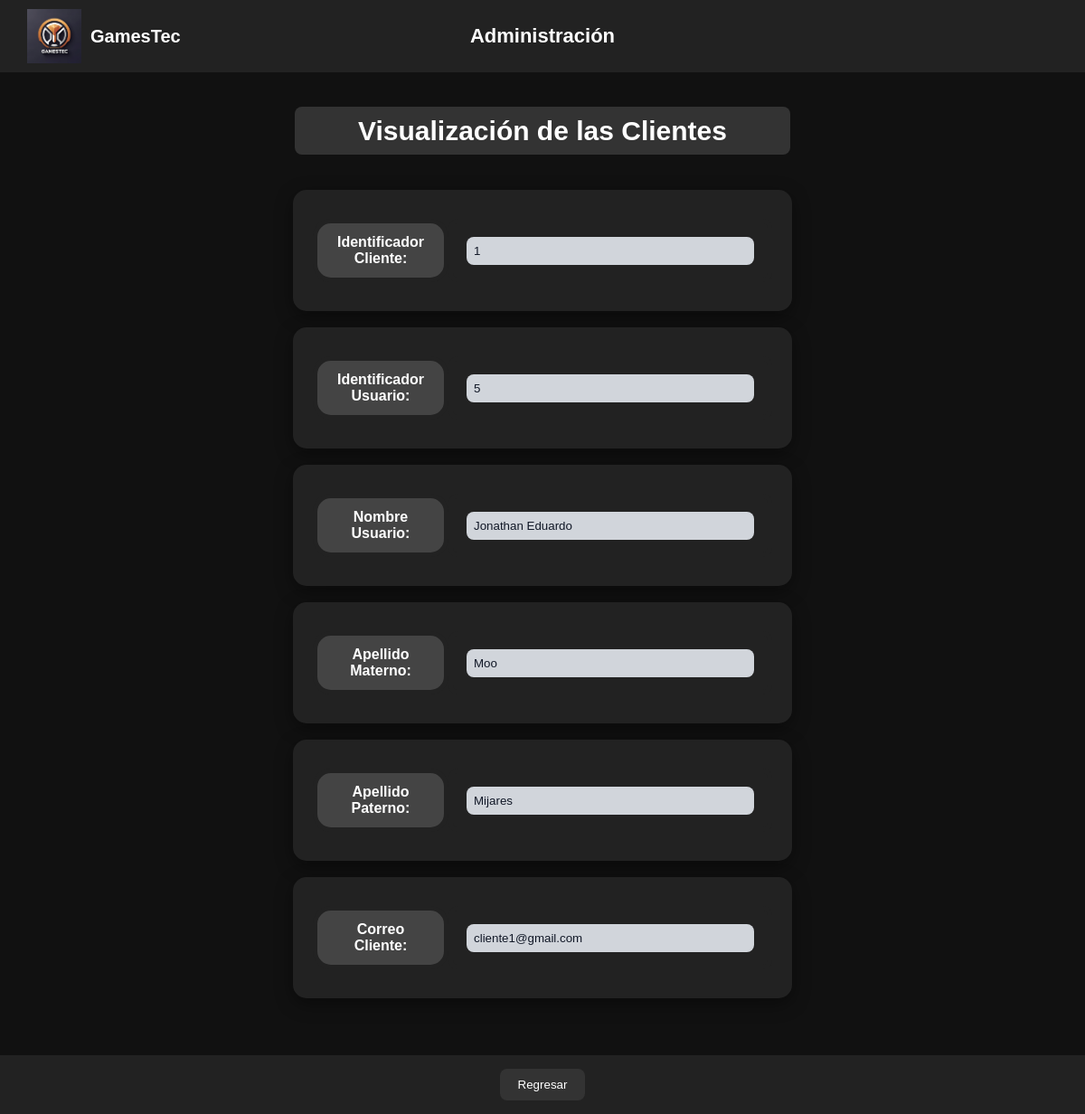
Page /Fuentes/GamesTecShop/Dueño/Clientes/Vistas/visualizar.php?idcliente=1 on the committed database.
### tables this page shows
CREATE TABLE `clientes` (
  `idCliente` int(11) NOT NULL,
  `idUsuario` int(11) NOT NULL,
  `nombreUsuario` varchar(30) NOT NULL,
  `primerApellidoUsuario` varchar(20) NOT NULL,
  `segundoApellidoUsuario` varchar(20) DEFAULT NULL
);

CREATE TABLE `usuarios` (
  `idUsuario` int(11) NOT NULL,
  `correoUsuario` varchar(100) NOT NULL,
  `contrasenaUsuario` varchar(255) DEFAULT NULL,
  `idTipoUsuario` int(11) NOT NULL DEFAULT 1
);

### Fuentes/GamesTecShop/Dueño/Clientes/Modelos/crudClientes.php (called while the page is built, shortened)
<?php
require_once('../Modelos/Clientes.php');
class crudClientes {
    public function obtenerCliente($idCliente){
        $db = Db::conectar();
        $select = $db->prepare('
            SELECT c.*, u.correoUsuario
            FROM Clientes c
            JOIN Usuarios u ON c.idUsuario = u.idUsuario
            WHERE c.idCliente = :idCliente
        ');
        $select->bindValue(':idCliente', $idCliente);
        $select->execute();
        $cliente = $select->fetch();
        $myCliente = new Clientes();
        $myCliente->setIdCliente($cliente['idCliente']);
        $myCliente->setIdUsuario($cliente['idUsuario']);
        $myCliente->setNombreUsuario($cliente['nombreUsuario']);
        $myCliente->setPrimerApellidoUsuario($cliente['primerApellidoUsuario']);
        $myCliente->setSegundoApellidoUsuario($cliente['segundoApellidoUsuario']);
        $myCliente->setCorreoUsuario($cliente['correoUsuario']);
        return $myCliente;
    }
}
?>

### Fuentes/GamesTecShop/Dueño/Clientes/Modelos/Clientes.php (called while the page is built)
<?php
class Clientes {
    private $idCliente;
    private $idUsuario;
    private $nombreUsuario;
    private $primerApellidoUsuario;
    private $segundoApellidoUsuario;
    private $correoUsuario;
    public function getIdCliente() {
        return $this->idCliente;
    }
    public function setIdCliente($idCliente) {
        $this->idCliente = $idCliente;
    }
    public function getIdUsuario() {
        return $this->idUsuario;
    }
    public function setIdUsuario($idUsuario) {
        $this->idUsuario = $idUsuario;
    }
    public function getNombreUsuario() {
        return $this->nombreUsuario;
    }
    public function setNombreUsuario($nombreUsuario) {
        $this->nombreUsuario = $nombreUsuario;
    }
    public function getPrimerApellidoUsuario() {
        return $this->primerApellidoUsuario;
    }
    public function setPrimerApellidoUsuario($primerApellidoUsuario) {
        $this->primerApellidoUsuario = $primerApellidoUsuario;
    }
    public function getSegundoApellidoUsuario() {
        return $this->segundoApellidoUsuario;
    }
    public function setSegundoApellidoUsuario($segundoApellidoUsuario) {
        $this->segundoApellidoUsuario = $segundoApellidoUsuario;
    }
    public function getCorreoUsuario() {
        return $this->correoUsuario;
    }
    public function setCorreoUsuario($correoUsuario) {
        $this->correoUsuario = $correoUsuario;
    }
}

### Fuentes/GamesTecShop/Dueño/Clientes/Vistas/visualizar.php (the view, shortened to what this page needs)
<?php
	require_once('../Modelos/crudClientes.php');
	require_once('../Modelos/Clientes.php');
	$crud= new crudClientes();
	$cliente=$crud->obtenerCliente($_GET['idcliente']);
?>
<!DOCTYPE html>
<html lang="es">
<head>
    <link rel="stylesheet" href="../../styleAdmin.css">
</head>
<header>
        <div class="header-grid">
            <div class="logo-container">
                <img src="../../../img/GamesTecLogo.png" alt="GamesTec Logo">
                <h1>GamesTec</h1>
            </div>
            <div class="admin">
                <h2>Administración</h2>
            </div>
        </div>
</header>
<body>
<main class="scroll">
		<div class="subtitulo">
			<strong align="center">Visualización de las Clientes</strong><br>
		</div>
            <form action='../Controladores/admin_cliente.php' method='post'>
        <div class="formulario">
			<table class="tablaFormulario">
				<tr>
					<td class="cambiocolor">Identificador Cliente:</td>
					<td><input class="noeditar" type='text' name='idcliente' value='<?php echo $cliente->getIdCliente()?>'readonly></td>
				</tr>
			</table>
<br>
			<table class="tablaFormulario">
				<tr>
					<td class="cambiocolor">Identificador Usuario:</td>
					<td><input class="noeditar" type='text' name='idusuario' value='<?php echo $cliente->getIdUsuario()?>'readonly></td>
				</tr>
			</table>
<br>
			<table class="tablaFormulario">
				<tr>
					<td class="cambiocolor">Nombre Usuario:</td>
					<td><input class="noeditar" type='text' name='nombreusuario' value='<?php echo $cliente->getNombreUsuario()?>'readonly></td>
				</tr>
			</table>
<br>
			<table class="tablaFormulario">
				<tr>
					<td class="cambiocolor">Apellido Materno:</td>
					<td><input class="noeditar" type='text' name='primerapellidousuario' value='<?php echo $cliente->getPrimerApellidoUsuario()?>'readonly></td>
				</tr>
			</table>
<br>
			<table class="tablaFormulario">
				<tr>
					<td class="cambiocolor">Apellido Paterno:</td>
					<td><input class="noeditar" type='text' name='segundoapellidousuario' value='<?php echo $cliente->getSegundoApellidoUsuario()?>'readonly></td>
				</tr>
			</table>
<br>
			<table class="tablaFormulario">
				<tr>
					<td class="cambiocolor">Correo Cliente:</td>
					<td><input class="noeditar" type='text' name='correousuario' value='<?php echo $cliente->getCorreoUsuario()?>'readonly></td>
				</tr>
		</div>
	</main>
    <footer class="responsivo">
        <div class="botones-inferiores">
			<a href="mostrar.php">
				<button type="button">Regresar</button>
			</a>
        </div>
	</footer>
</body>
</html>

### Fuentes/GamesTecShop/Dueño/styleAdmin.css (style rules this page uses)
* { margin: 0; padding: 0; box-sizing: border-box; }
body { font-family: Arial, sans-serif; background: #111; color: #fff; }
.header-grid { display: grid; grid-template-columns: 1fr 1fr 1fr; align-items: center; padding: 10px 30px; background: #222; color: white; }
.logo-container { display: flex; align-items: center; gap: 10px; }
.logo-container img { width: 60px; }
.logo-container h1 { font-size: 20px; color: white; }
.admin { grid-column: 2 / 3; text-align: center; }
.admin h2 { margin: 0; font-size: 22px; color: white; }
html, body { height: 100%; display: flex; flex-direction: column; }
main { flex: 1; position: relative; height: 500px; overflow: hidden; }
footer { background: #222; padding: 20px; text-align: center; }
.subtitulo { text-align: center; margin-bottom: 3em; }
.subtitulo strong { padding: 10px 70px; margin: 5px; background-color: #333; color: white; border-radius: 8px; font-size: 30px; }
main.scroll { flex: 1; position: relative; overflow: visible; height: 500px; padding: 3em; }
table { width: 100%; border-collapse: separate; border-spacing: 0 10px; background-color: #222; border-radius: 20px; color: #000; padding: 10px; font-size: 11px; padding: 2em; margin-bottom: 10em; }
tbody tr { background-color: #fff; border-radius: 20px; overflow: hidden; }
tbody td { text-align: center; padding: 10px; border: 5px solid #222; border-radius: 10px; }
.botones-inferiores { text-align: center; }
.botones-inferiores button { padding: 10px 20px; margin: 5px 40px; border: none; background-color: #333; color: white; border-radius: 8px; cursor: pointer; }
footer.responsivo { background: #222; text-align: center; display: flex; justify-content: center; align-items: center; padding: 10px 0; position: fixed; bottom: 0; left: 0; width: 100%; z-index: 100; }
.formulario { margin-left: 25%; margin-right: 25%; padding-bottom: 8em; }
.tablaFormulario { margin: 0 auto; background-color: #222; padding: 2em; border-radius: 15px; box-shadow: 0 6px 20px rgba(0, 0, 0, 0.4); color: black; }
.tablaFormulario td { padding: 12px 15px; font-size: 1em; }
.tablaFormulario tr { padding: 12px 15px; font-size: 16px; background-color: #222; }
.tablaFormulario td.cambiocolor { background-color: #444; border-radius: 20px; font-weight: bold; color: #ffffff; width: 150px; }
.tablaFormulario td input { border: none; background-color: #FFF; color: #111827; border-radius: 8px; padding: 8px; width: 100%; }
.tablaFormulario td input[readonly] { background-color: #d1d5db; }

### rows in the picture
clientes: idcliente "1", idusuario "5", nombreusuario "Jonathan Eduardo", primerapellidousuario "Moo", segundoapellidousuario "Mijares", correousuario "cliente1@gmail.com"
